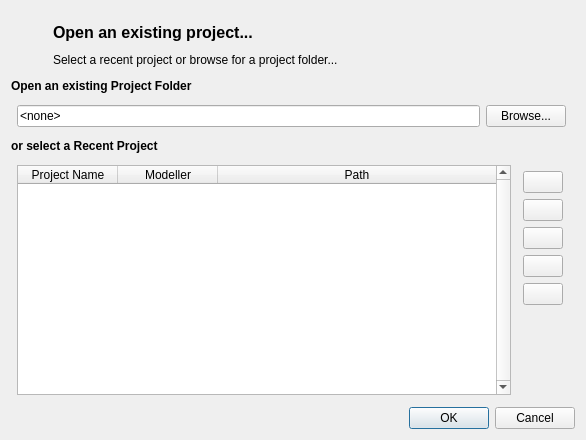
<?xml version="1.0" encoding="UTF-8"?>
<ui version="4.0">
 <class>OpenProjectDialog</class>
 <widget class="QDialog" name="OpenProjectDialog">
  <property name="geometry">
   <rect>
    <x>0</x>
    <y>0</y>
    <width>586</width>
    <height>440</height>
   </rect>
  </property>
  <property name="windowTitle">
   <string>Open Existing Project</string>
  </property>
  <layout class="QVBoxLayout" name="verticalLayout">
   <item>
    <widget class="QWidget" name="header" native="true">
     <layout class="QGridLayout" name="gridLayout_12">
      <property name="leftMargin">
       <number>6</number>
      </property>
      <property name="topMargin">
       <number>6</number>
      </property>
      <property name="rightMargin">
       <number>6</number>
      </property>
      <property name="bottomMargin">
       <number>6</number>
      </property>
      <item row="0" column="0">
       <widget class="QLabel" name="title_logo">
        <property name="minimumSize">
         <size>
          <width>30</width>
          <height>30</height>
         </size>
        </property>
        <property name="maximumSize">
         <size>
          <width>30</width>
          <height>30</height>
         </size>
        </property>
        <property name="text">
         <string/>
        </property>
        <property name="pixmap">
         <pixmap resource="../graphics/ubeats.qrc">:/icons/open-file-icon.png</pixmap>
        </property>
        <property name="scaledContents">
         <bool>true</bool>
        </property>
       </widget>
      </item>
      <item row="1" column="1">
       <widget class="QLabel" name="subtitle">
        <property name="text">
         <string>Select a recent project or browse for a project folder...</string>
        </property>
       </widget>
      </item>
      <item row="0" column="1">
       <widget class="QLabel" name="title">
        <property name="font">
         <font>
          <pointsize>12</pointsize>
          <weight>75</weight>
          <bold>true</bold>
         </font>
        </property>
        <property name="text">
         <string>Open an existing project...</string>
        </property>
       </widget>
      </item>
     </layout>
    </widget>
   </item>
   <item>
    <widget class="QLabel" name="recentproject_title_3">
     <property name="text">
      <string>&lt;html&gt;&lt;head/&gt;&lt;body&gt;&lt;p&gt;&lt;span style=&quot; font-weight:600;&quot;&gt;Open an existing Project Folder&lt;/span&gt;&lt;/p&gt;&lt;/body&gt;&lt;/html&gt;</string>
     </property>
    </widget>
   </item>
   <item>
    <widget class="QWidget" name="path_widget" native="true">
     <layout class="QGridLayout" name="gridLayout_3">
      <property name="leftMargin">
       <number>6</number>
      </property>
      <property name="topMargin">
       <number>6</number>
      </property>
      <property name="rightMargin">
       <number>6</number>
      </property>
      <property name="bottomMargin">
       <number>6</number>
      </property>
      <item row="1" column="1">
       <widget class="QPushButton" name="projpath_button">
        <property name="text">
         <string>Browse...</string>
        </property>
       </widget>
      </item>
      <item row="1" column="0">
       <widget class="QLineEdit" name="projpath_line">
        <property name="enabled">
         <bool>true</bool>
        </property>
        <property name="minimumSize">
         <size>
          <width>463</width>
          <height>0</height>
         </size>
        </property>
        <property name="text">
         <string>&lt;none&gt;</string>
        </property>
        <property name="readOnly">
         <bool>true</bool>
        </property>
       </widget>
      </item>
      <item row="1" column="2">
       <spacer name="horizontalSpacer">
        <property name="orientation">
         <enum>Qt::Horizontal</enum>
        </property>
        <property name="sizeHint" stdset="0">
         <size>
          <width>40</width>
          <height>20</height>
         </size>
        </property>
       </spacer>
      </item>
     </layout>
    </widget>
   </item>
   <item>
    <widget class="QLabel" name="recentproject_title_2">
     <property name="text">
      <string>&lt;html&gt;&lt;head/&gt;&lt;body&gt;&lt;p&gt;&lt;span style=&quot; font-weight:600;&quot;&gt;or select a Recent Project&lt;/span&gt;&lt;/p&gt;&lt;/body&gt;&lt;/html&gt;</string>
     </property>
    </widget>
   </item>
   <item>
    <widget class="QWidget" name="path_widget_2" native="true">
     <layout class="QGridLayout" name="gridLayout_4">
      <property name="leftMargin">
       <number>6</number>
      </property>
      <property name="topMargin">
       <number>6</number>
      </property>
      <property name="rightMargin">
       <number>6</number>
      </property>
      <property name="bottomMargin">
       <number>6</number>
      </property>
      <item row="1" column="1">
       <widget class="QWidget" name="path_widget_3" native="true">
        <layout class="QVBoxLayout" name="verticalLayout_2">
         <property name="leftMargin">
          <number>6</number>
         </property>
         <property name="topMargin">
          <number>6</number>
         </property>
         <property name="rightMargin">
          <number>6</number>
         </property>
         <property name="bottomMargin">
          <number>6</number>
         </property>
         <item>
          <widget class="QPushButton" name="info_button">
           <property name="minimumSize">
            <size>
             <width>0</width>
             <height>0</height>
            </size>
           </property>
           <property name="maximumSize">
            <size>
             <width>16777215</width>
             <height>16777215</height>
            </size>
           </property>
           <property name="toolTip">
            <string>&lt;html&gt;&lt;head/&gt;&lt;body&gt;&lt;p&gt;Project Info&lt;/p&gt;&lt;/body&gt;&lt;/html&gt;</string>
           </property>
           <property name="text">
            <string/>
           </property>
           <property name="icon">
            <iconset resource="../graphics/ubeats.qrc">
             <normaloff>:/icons/Info-icon.png</normaloff>:/icons/Info-icon.png</iconset>
           </property>
           <property name="iconSize">
            <size>
             <width>25</width>
             <height>25</height>
            </size>
           </property>
          </widget>
         </item>
         <item>
          <widget class="QPushButton" name="import_button">
           <property name="minimumSize">
            <size>
             <width>0</width>
             <height>0</height>
            </size>
           </property>
           <property name="maximumSize">
            <size>
             <width>16777215</width>
             <height>16777215</height>
            </size>
           </property>
           <property name="toolTip">
            <string>&lt;html&gt;&lt;head/&gt;&lt;body&gt;&lt;p&gt;Import Project&lt;/p&gt;&lt;/body&gt;&lt;/html&gt;</string>
           </property>
           <property name="text">
            <string/>
           </property>
           <property name="icon">
            <iconset resource="../graphics/ubeats.qrc">
             <normaloff>:/icons/import-icon.png</normaloff>:/icons/import-icon.png</iconset>
           </property>
           <property name="iconSize">
            <size>
             <width>25</width>
             <height>25</height>
            </size>
           </property>
          </widget>
         </item>
         <item>
          <widget class="QPushButton" name="export_button">
           <property name="toolTip">
            <string>&lt;html&gt;&lt;head/&gt;&lt;body&gt;&lt;p&gt;Export Selected Project&lt;/p&gt;&lt;/body&gt;&lt;/html&gt;</string>
           </property>
           <property name="text">
            <string/>
           </property>
           <property name="icon">
            <iconset resource="../graphics/ubeats.qrc">
             <normaloff>:/icons/export-icon.png</normaloff>:/icons/export-icon.png</iconset>
           </property>
           <property name="iconSize">
            <size>
             <width>25</width>
             <height>25</height>
            </size>
           </property>
          </widget>
         </item>
         <item>
          <widget class="QPushButton" name="clear_button">
           <property name="toolTip">
            <string>&lt;html&gt;&lt;head/&gt;&lt;body&gt;&lt;p&gt;Clear Recent&lt;/p&gt;&lt;/body&gt;&lt;/html&gt;</string>
           </property>
           <property name="text">
            <string/>
           </property>
           <property name="icon">
            <iconset resource="../graphics/ubeats.qrc">
             <normaloff>:/icons/file-warning-icon.png</normaloff>:/icons/file-warning-icon.png</iconset>
           </property>
           <property name="iconSize">
            <size>
             <width>25</width>
             <height>25</height>
            </size>
           </property>
          </widget>
         </item>
         <item>
          <widget class="QPushButton" name="delete_button">
           <property name="toolTip">
            <string>&lt;html&gt;&lt;head/&gt;&lt;body&gt;&lt;p&gt;Delete Project&lt;/p&gt;&lt;/body&gt;&lt;/html&gt;</string>
           </property>
           <property name="text">
            <string/>
           </property>
           <property name="icon">
            <iconset resource="../graphics/ubeats.qrc">
             <normaloff>:/icons/delete-icon.png</normaloff>:/icons/delete-icon.png</iconset>
           </property>
           <property name="iconSize">
            <size>
             <width>25</width>
             <height>25</height>
            </size>
           </property>
          </widget>
         </item>
         <item>
          <spacer name="verticalSpacer">
           <property name="orientation">
            <enum>Qt::Vertical</enum>
           </property>
           <property name="sizeHint" stdset="0">
            <size>
             <width>20</width>
             <height>40</height>
            </size>
           </property>
          </spacer>
         </item>
        </layout>
       </widget>
      </item>
      <item row="1" column="0">
       <widget class="QTableWidget" name="project_table">
        <property name="verticalScrollBarPolicy">
         <enum>Qt::ScrollBarAlwaysOn</enum>
        </property>
        <property name="alternatingRowColors">
         <bool>true</bool>
        </property>
        <property name="selectionMode">
         <enum>QAbstractItemView::ExtendedSelection</enum>
        </property>
        <property name="selectionBehavior">
         <enum>QAbstractItemView::SelectRows</enum>
        </property>
        <property name="sortingEnabled">
         <bool>true</bool>
        </property>
        <property name="wordWrap">
         <bool>true</bool>
        </property>
        <attribute name="horizontalHeaderStretchLastSection">
         <bool>true</bool>
        </attribute>
        <column>
         <property name="text">
          <string>Project Name</string>
         </property>
        </column>
        <column>
         <property name="text">
          <string>Modeller</string>
         </property>
        </column>
        <column>
         <property name="text">
          <string>Path</string>
         </property>
        </column>
       </widget>
      </item>
     </layout>
    </widget>
   </item>
   <item>
    <widget class="QDialogButtonBox" name="buttonBox">
     <property name="orientation">
      <enum>Qt::Horizontal</enum>
     </property>
     <property name="standardButtons">
      <set>QDialogButtonBox::Cancel|QDialogButtonBox::Ok</set>
     </property>
    </widget>
   </item>
  </layout>
 </widget>
 <resources>
  <include location="../graphics/ubeats.qrc"/>
  <include location="../graphics/ubeats.qrc"/>
 </resources>
 <connections>
  <connection>
   <sender>buttonBox</sender>
   <signal>accepted()</signal>
   <receiver>OpenProjectDialog</receiver>
   <slot>accept()</slot>
   <hints>
    <hint type="sourcelabel">
     <x>248</x>
     <y>254</y>
    </hint>
    <hint type="destinationlabel">
     <x>157</x>
     <y>274</y>
    </hint>
   </hints>
  </connection>
  <connection>
   <sender>buttonBox</sender>
   <signal>rejected()</signal>
   <receiver>OpenProjectDialog</receiver>
   <slot>reject()</slot>
   <hints>
    <hint type="sourcelabel">
     <x>316</x>
     <y>260</y>
    </hint>
    <hint type="destinationlabel">
     <x>286</x>
     <y>274</y>
    </hint>
   </hints>
  </connection>
 </connections>
</ui>
